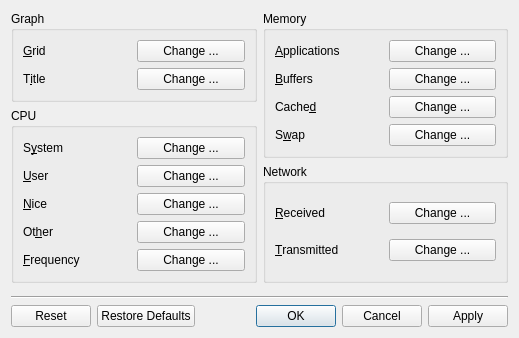
<?xml version="1.0" encoding="UTF-8"?>
<ui version="4.0">
 <class>LxQtSysStatColours</class>
 <widget class="QDialog" name="LxQtSysStatColours">
  <property name="geometry">
   <rect>
    <x>0</x>
    <y>0</y>
    <width>519</width>
    <height>328</height>
   </rect>
  </property>
  <property name="windowTitle">
   <string>System Statistics Colors</string>
  </property>
  <layout class="QVBoxLayout" name="verticalLayout_3">
   <item>
    <layout class="QHBoxLayout" name="horizontalLayout">
     <item>
      <layout class="QVBoxLayout" name="verticalLayout">
       <item>
        <widget class="QGroupBox" name="graphGB">
         <property name="title">
          <string>Graph</string>
         </property>
         <layout class="QGridLayout" name="gridLayout">
          <item row="0" column="0">
           <widget class="QLabel" name="gridL">
            <property name="text">
             <string>&amp;Grid</string>
            </property>
            <property name="buddy">
             <cstring>gridB</cstring>
            </property>
           </widget>
          </item>
          <item row="0" column="1">
           <widget class="QPushButton" name="gridB">
            <property name="text">
             <string>Change ...</string>
            </property>
           </widget>
          </item>
          <item row="1" column="0">
           <widget class="QLabel" name="titleL">
            <property name="text">
             <string>T&amp;itle</string>
            </property>
            <property name="buddy">
             <cstring>titleB</cstring>
            </property>
           </widget>
          </item>
          <item row="1" column="1">
           <widget class="QPushButton" name="titleB">
            <property name="text">
             <string>Change ...</string>
            </property>
           </widget>
          </item>
         </layout>
        </widget>
       </item>
       <item>
        <widget class="QGroupBox" name="cpuGB">
         <property name="title">
          <string>CPU</string>
         </property>
         <layout class="QGridLayout" name="gridLayout_2">
          <item row="1" column="1">
           <widget class="QPushButton" name="cpuUserB">
            <property name="text">
             <string>Change ...</string>
            </property>
           </widget>
          </item>
          <item row="2" column="0">
           <widget class="QLabel" name="cpuNiceL">
            <property name="text">
             <string>&amp;Nice</string>
            </property>
            <property name="buddy">
             <cstring>cpuNiceB</cstring>
            </property>
           </widget>
          </item>
          <item row="4" column="1">
           <widget class="QPushButton" name="cpuFrequencyB">
            <property name="text">
             <string>Change ...</string>
            </property>
           </widget>
          </item>
          <item row="3" column="0">
           <widget class="QLabel" name="cpuOtherL">
            <property name="text">
             <string>Ot&amp;her</string>
            </property>
            <property name="buddy">
             <cstring>cpuOtherB</cstring>
            </property>
           </widget>
          </item>
          <item row="4" column="0">
           <widget class="QLabel" name="cpuFrequencyL">
            <property name="text">
             <string>&amp;Frequency</string>
            </property>
            <property name="buddy">
             <cstring>cpuFrequencyB</cstring>
            </property>
           </widget>
          </item>
          <item row="0" column="1">
           <widget class="QPushButton" name="cpuSystemB">
            <property name="text">
             <string>Change ...</string>
            </property>
           </widget>
          </item>
          <item row="0" column="0">
           <widget class="QLabel" name="cpuSystemL">
            <property name="text">
             <string>S&amp;ystem</string>
            </property>
            <property name="buddy">
             <cstring>cpuSystemB</cstring>
            </property>
           </widget>
          </item>
          <item row="1" column="0">
           <widget class="QLabel" name="cpuUserL">
            <property name="text">
             <string>&amp;User</string>
            </property>
            <property name="buddy">
             <cstring>cpuUserB</cstring>
            </property>
           </widget>
          </item>
          <item row="2" column="1">
           <widget class="QPushButton" name="cpuNiceB">
            <property name="text">
             <string>Change ...</string>
            </property>
           </widget>
          </item>
          <item row="3" column="1">
           <widget class="QPushButton" name="cpuOtherB">
            <property name="text">
             <string>Change ...</string>
            </property>
           </widget>
          </item>
         </layout>
        </widget>
       </item>
       <item>
        <spacer name="verticalSpacer_2">
         <property name="orientation">
          <enum>Qt::Vertical</enum>
         </property>
        </spacer>
       </item>
      </layout>
     </item>
     <item>
      <layout class="QVBoxLayout" name="verticalLayout_2">
       <item>
        <widget class="QGroupBox" name="memoryGB">
         <property name="title">
          <string>Memory</string>
         </property>
         <layout class="QGridLayout" name="gridLayout_3">
          <item row="1" column="1">
           <widget class="QPushButton" name="memBuffersB">
            <property name="text">
             <string>Change ...</string>
            </property>
           </widget>
          </item>
          <item row="2" column="0">
           <widget class="QLabel" name="memCachedL">
            <property name="text">
             <string>Cache&amp;d</string>
            </property>
            <property name="buddy">
             <cstring>memCachedB</cstring>
            </property>
           </widget>
          </item>
          <item row="3" column="0">
           <widget class="QLabel" name="memSwapL">
            <property name="text">
             <string>S&amp;wap</string>
            </property>
            <property name="buddy">
             <cstring>memSwapB</cstring>
            </property>
           </widget>
          </item>
          <item row="0" column="1">
           <widget class="QPushButton" name="memAppsB">
            <property name="text">
             <string>Change ...</string>
            </property>
           </widget>
          </item>
          <item row="0" column="0">
           <widget class="QLabel" name="memAppsL">
            <property name="text">
             <string>&amp;Applications</string>
            </property>
            <property name="buddy">
             <cstring>memAppsB</cstring>
            </property>
           </widget>
          </item>
          <item row="1" column="0">
           <widget class="QLabel" name="memBuffersL">
            <property name="text">
             <string>&amp;Buffers</string>
            </property>
            <property name="buddy">
             <cstring>memBuffersB</cstring>
            </property>
           </widget>
          </item>
          <item row="2" column="1">
           <widget class="QPushButton" name="memCachedB">
            <property name="text">
             <string>Change ...</string>
            </property>
           </widget>
          </item>
          <item row="3" column="1">
           <widget class="QPushButton" name="memSwapB">
            <property name="text">
             <string>Change ...</string>
            </property>
           </widget>
          </item>
         </layout>
        </widget>
       </item>
       <item>
        <widget class="QGroupBox" name="networkGB">
         <property name="title">
          <string>Network</string>
         </property>
         <layout class="QGridLayout" name="gridLayout_4">
          <item row="0" column="0">
           <widget class="QLabel" name="netReceivedL">
            <property name="text">
             <string>&amp;Received</string>
            </property>
            <property name="buddy">
             <cstring>netReceivedB</cstring>
            </property>
           </widget>
          </item>
          <item row="0" column="1">
           <widget class="QPushButton" name="netReceivedB">
            <property name="text">
             <string>Change ...</string>
            </property>
           </widget>
          </item>
          <item row="1" column="0">
           <widget class="QLabel" name="netTransmittedL">
            <property name="text">
             <string>&amp;Transmitted</string>
            </property>
            <property name="buddy">
             <cstring>netTransmittedB</cstring>
            </property>
           </widget>
          </item>
          <item row="1" column="1">
           <widget class="QPushButton" name="netTransmittedB">
            <property name="text">
             <string>Change ...</string>
            </property>
           </widget>
          </item>
         </layout>
        </widget>
       </item>
       <item>
        <spacer name="verticalSpacer_3">
         <property name="orientation">
          <enum>Qt::Vertical</enum>
         </property>
        </spacer>
       </item>
      </layout>
     </item>
    </layout>
   </item>
   <item>
    <widget class="Line" name="line">
     <property name="orientation">
      <enum>Qt::Horizontal</enum>
     </property>
    </widget>
   </item>
   <item>
    <widget class="QDialogButtonBox" name="buttons">
     <property name="orientation">
      <enum>Qt::Horizontal</enum>
     </property>
     <property name="standardButtons">
      <set>QDialogButtonBox::Apply|QDialogButtonBox::Cancel|QDialogButtonBox::Ok|QDialogButtonBox::Reset|QDialogButtonBox::RestoreDefaults</set>
     </property>
    </widget>
   </item>
  </layout>
 </widget>
 <tabstops>
  <tabstop>gridB</tabstop>
  <tabstop>titleB</tabstop>
  <tabstop>cpuSystemB</tabstop>
  <tabstop>cpuUserB</tabstop>
  <tabstop>cpuNiceB</tabstop>
  <tabstop>cpuOtherB</tabstop>
  <tabstop>cpuFrequencyB</tabstop>
  <tabstop>memAppsB</tabstop>
  <tabstop>memBuffersB</tabstop>
  <tabstop>memCachedB</tabstop>
  <tabstop>memSwapB</tabstop>
  <tabstop>netReceivedB</tabstop>
  <tabstop>netTransmittedB</tabstop>
  <tabstop>buttons</tabstop>
 </tabstops>
 <resources/>
 <connections/>
 <slots>
  <slot>on_buttons_clicked(QAbstractButton*)</slot>
 </slots>
</ui>
